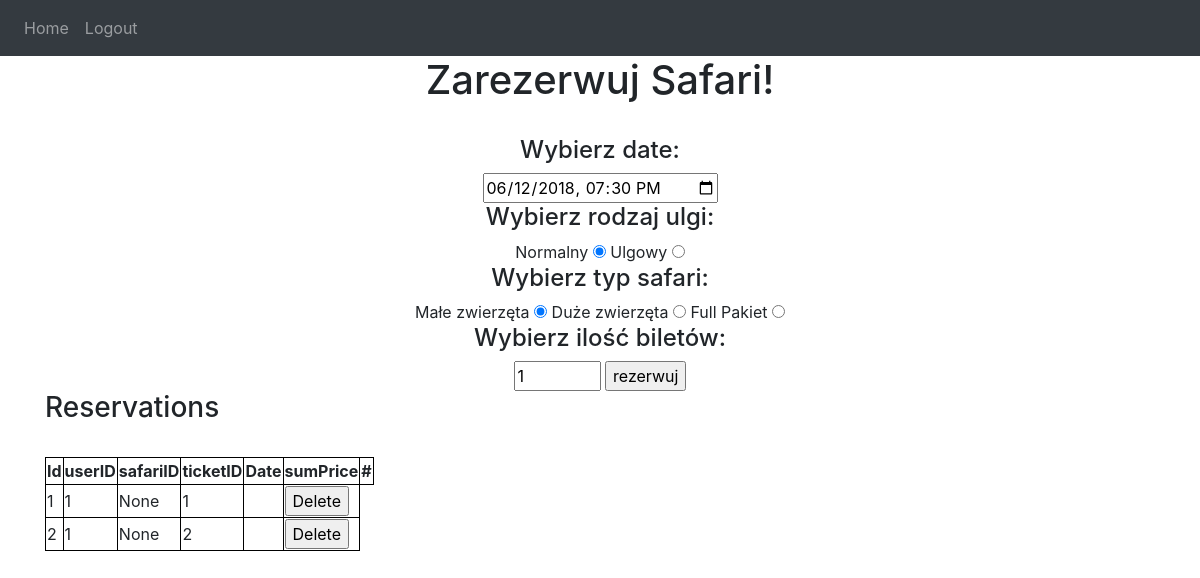
Page / (signed in) on the earlier database version.
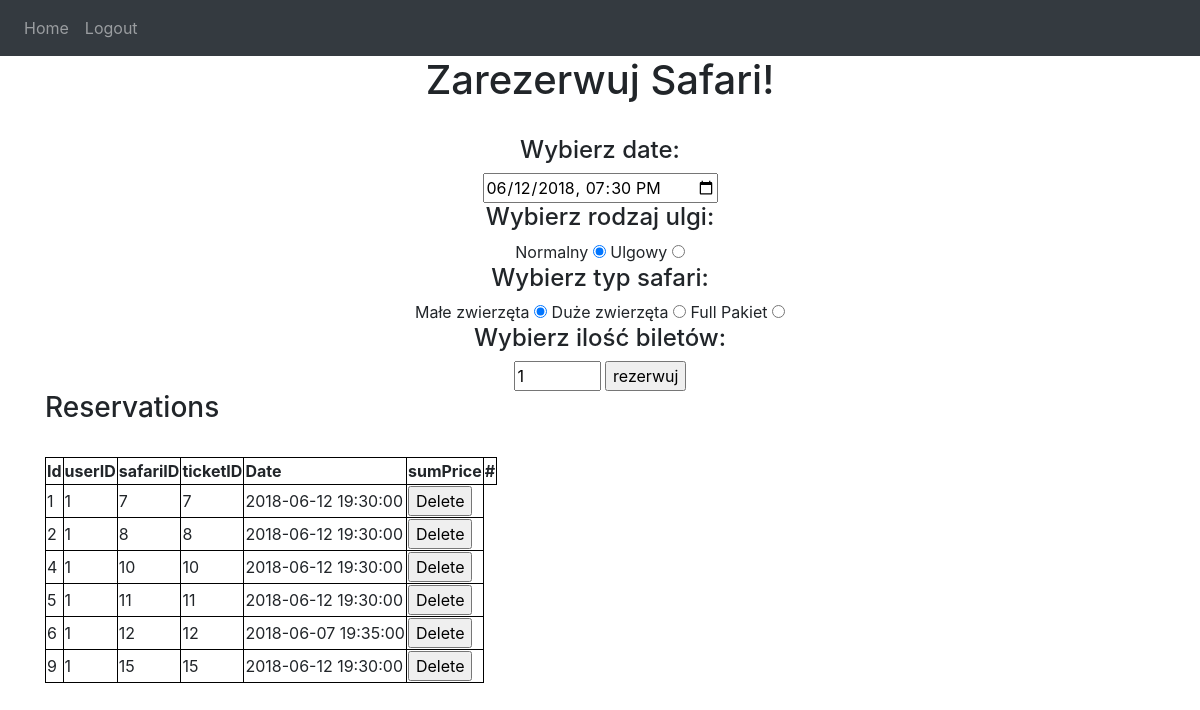
Same page on the later database version.
### website/models.py (models this page shows)
class Reservation(db.Model):
    __tablename__ = 'reservation'
    id = db.Column(db.Integer, primary_key=True)
    user_id = db.Column(db.Integer, db.ForeignKey('user.id'))
    ticket_id = db.Column(db.Integer, db.ForeignKey('ticket.id'))
    guide_id = db.Column(db.Integer, db.ForeignKey('guide.id'))
    safari_id = db.Column(db.Integer, db.ForeignKey('safari.id'))
    tickets = db.relationship('Ticket')
    users = db.relationship('User')
    safari = db.relationship('Safari')

class Safari(db.Model):
    __tablename__ = 'safari'
    id = db.Column(db.Integer, primary_key=True)
    date = db.Column(db.DateTime)
    type = db.Column(db.String(15000))
    seats = db.Column(db.Integer)

### website/views.py (the view)
@views.route('/', methods=['GET', 'POST'])
@login_required
def home():
    user_id = current_user.id
    reservations = Reservation.query.filter_by(user_id = user_id)
    return render_template("home.html", user=current_user, reservations = reservations)

### website/__init__.py (called while the page is built)
def create_app():
    app = Flask(__name__)
    app.config['SECRET_KEY'] = '8d907asdadlk;asj1321'
    app.config['SQLALCHEMY_DATABASE_URI'] = f'sqlite:///{DB_NAME}'
    db.init_app(app)
    from .views import views
    from .auth import auth
    app.register_blueprint(views, url_prefix='/')
    app.register_blueprint(auth, url_prefix='/')
    with app.app_context():
        db.create_all()
    login_manager = LoginManager()
    login_manager.login_view = 'auth.login'
    login_manager.init_app(app)
    @login_manager.user_loader
    def load_user(id):
        from .models import User
        return User.query.get(int(id))
    return app

### website/templates/home.html (shortened to what this page needs)
{% extends "base.html" %} {% block title %}Home{% endblock %} {% block content
%}
<h1 align="center">Zarezerwuj Safari!</h1>
<form  action="/create-reservation" method="POST">
  <br />
  <div align="center">
    <h4>
      Wybierz date:
      </h4>
    <input type="datetime-local" id="date_safari" name="date_safari" value="2018-06-12T19:30">
    <h4>
      Wybierz rodzaj ulgi:
      </h4>
      Normalny
      <input type="radio" checked = "true" name="package1" value="full">
      Ulgowy
      <input type="radio"  name="package1" value="reduced">
    <h4>
      Wybierz typ safari:
      </h4>
      Małe zwierzęta
      <input type="radio" checked = "true" name="package2" value="small">
      Duże zwierzęta
      <input type="radio"  name="package2" value="big">
      Full Pakiet
      <input type="radio" name="package2" value="all">
      <h4>
        Wybierz ilość biletów:
        </h4>
        <input type="number" min="1" max="10" name="package3" value="1">
        <input type="submit" value="rezerwuj"/>
  </div>
</form>
<body>
  <h3>Reservations</h3>
  <br>
  <table>
    <thead>
      <th style="border: 1px solid black;">Id</th>
      <th style="border: 1px solid black;">userID</th>
      <th style="border: 1px solid black;">safariID</th>
      <th style="border: 1px solid black;">ticketID</th>
      <th style="border: 1px solid black;">Date</th>
      <th style="border: 1px solid black;">sumPrice</th>
      <th style="border: 1px solid black;">#</th>
   </thead>
     {% for reservation in reservations %}
     <tbody>
        <td style="border: 1px solid black;">{{reservation.id}}</td>
        <td style="border: 1px solid black;">{{reservation.user_id}}</td>
        <td style="border: 1px solid black;">{{reservation.safari_id}}</td>
        <td style="border: 1px solid black;">{{reservation.ticket_id}}</td>
        <td style="border: 1px solid black;">{{reservation.safari.date}}</td>
        <td style="border: 1px solid black;">
          <form action="{{ url_for('views.delete_reservation', id=reservation.id) }}" method="post">
            <input type="submit" value="Delete">
        </form>
        </td>
     </tbody>
     {% endfor%}
    </table>
</body>
{% endblock %}

### website/templates/base.html (shortened to what this page needs)
<!DOCTYPE html>
<html>
  <head>
    <link
      rel="stylesheet"
      href="https://stackpath.bootstrapcdn.com/bootstrap/4.4.1/css/bootstrap.min.css"
    />
    <link
      rel="stylesheet"
      href="https://stackpath.bootstrapcdn.com/font-awesome/4.7.0/css/font-awesome.min.css"
    />
  </head>
  <body>
    <nav class="navbar navbar-expand-lg navbar-dark bg-dark">
      <div class="collapse navbar-collapse" id="navbar">
        <div class="navbar-nav">
          {% if user.is_authenticated %}
          <a class="nav-item nav-link" id="home" href="/">Home</a>
          <a class="nav-item nav-link" id="logout" href="/logout">Logout</a>
          {% else %}
          <a class="nav-item nav-link" id="login" href="/login">Login</a>
          <a class="nav-item nav-link" id="signUp" href="/sign-up">Sign Up</a>
          {% endif %}
        </div>
      </div>
    </nav>
    <div class="container">{% block content %} {% endblock %}</div>
  </body>
</html>

Differences in the rows shown:
changed Reservation id 1: safari_id "None" → "7"; ticket_id "1" → "7"; safari (not shown) → "2018-06-12 19:30:00"
changed Reservation id 2: safari_id "None" → "8"; ticket_id "2" → "8"; safari (not shown) → "2018-06-12 19:30:00"
added Reservation: id "4", user_id "1", safari_id "10", ticket_id "10", safari "2018-06-12 19:30:00"
added Reservation: id "5", user_id "1", safari_id "11", ticket_id "11", safari "2018-06-12 19:30:00"
added Reservation: id "6", user_id "1", safari_id "12", ticket_id "12", safari "2018-06-07 19:35:00"
added Reservation: id "9", user_id "1", safari_id "15", ticket_id "15", safari "2018-06-12 19:30:00"
